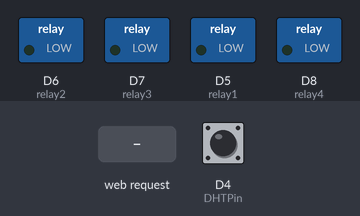
A sketch run on a simulated ESP8266 (NodeMCU). Shown: switched loads named in the sketch (green lamp = pin HIGH). The test bench sets the inputs (shaded band); at power-on: D4 (DHTPin) HIGH. WiFi joins after 1.5 s; servers stay silent unless stated; what the sketch prints to the serial monitor is not drawn.

Above: at 3.0 s.
3.1 s: HTTP request GET /relay1=OFF received
At 3.4 s:
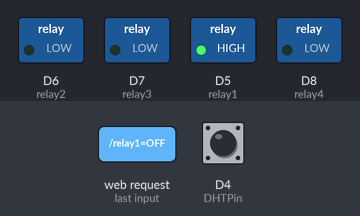
4.6 s: HTTP request GET /relay2=OFF received
At 5.7 s:
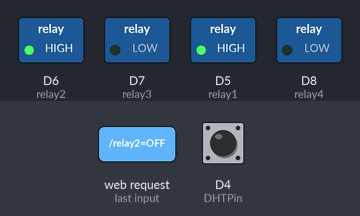
6.1 s: HTTP request GET /relay1=ON received
At 6.9 s:
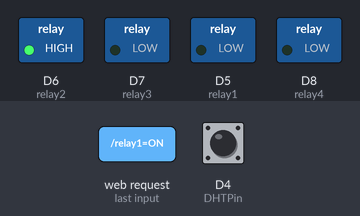
7.6 s: HTTP request GET /relay3=OFF received
At 8.0 s:
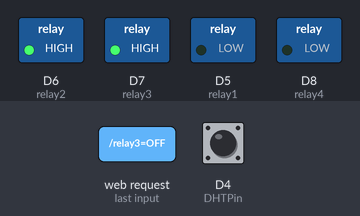
9.1 s: HTTP request GET /relay2=ON received
At 10.3 s:
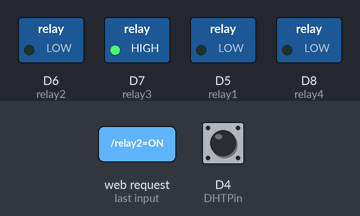
10.6 s: HTTP request GET /relay4=OFF received
At 11.5 s:
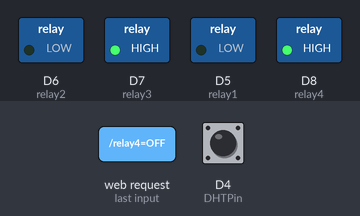
Timing chart, 0 to 13.1 s (numbered marks = the images above; inputs shaded):
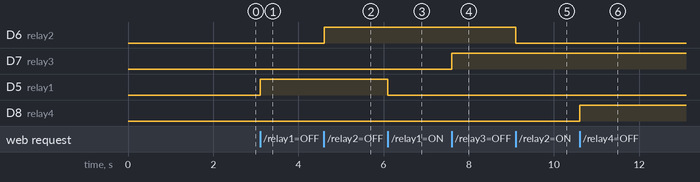

Measured:
- after the input at 3.1 s, D5 (relay1): LOW → HIGH at once
- after the input at 4.6 s, D6 (relay2): LOW → HIGH at once
- after the input at 6.1 s, D5 (relay1): HIGH → LOW at once
- after the input at 7.6 s, D7 (relay3): LOW → HIGH at once
- after the input at 9.1 s, D6 (relay2): HIGH → LOW at once
- after the input at 10.6 s, D8 (relay4): LOW → HIGH at once

The sketch:

test_relay_dht_via_web.ino
```cpp
#include <ESP8266WiFi.h> //library ESP8266wifi yang telah diimportkan
#include "DHT.h" //memasukan library dht11
//mendefinisikan sensor yang dipakai (DHT11, DHT21, dan DHT22)
#define DHTTYPE DHT11   //tipe yang dipilih DHT 11

#define ON LOW
#define OFF HIGH

const char* ssid = "Liza H";
const char* password = "nairazio";

int relay1 = D5; //D1 on ESP Board
int relay2 = D6; //D2 on ESP Board
int relay3 = D7; //D3 on ESP Board
int relay4 = D8;  //D4 on ESP Board

int value1 = OFF, value2 = OFF, value3 = OFF, value4 = OFF;

const int DHTPin = D4;
//inisialisasi library DHTpin
DHT dht(DHTPin, DHTTYPE);

//menggunakan port 80 untuk http
WiFiServer server(80);

void setup(){
//menggunakan baud komunikasi serial pada 115200
  Serial.begin(115200);
  delay(20);
  dht.begin();

  pinMode(relay1,OUTPUT);pinMode(relay2,OUTPUT);
  pinMode(relay3,OUTPUT);pinMode(relay4,OUTPUT);

  digitalWrite(relay1, ON);digitalWrite(relay2, ON);
  digitalWrite(relay3, ON);digitalWrite(relay4, ON);

  Serial.println();Serial.println(); //pemberian spasi
  Serial.print("Terhubung dengan Wifi.... ");
 // Koneksi dengan Wifi
  Serial.println(ssid);

  //prosedur pengkoneksian wifi
  WiFi.begin(ssid, password);

 //pengecekan status wifi
  while (WiFi.status() != WL_CONNECTED) //pengecekan kondisi koneksi wifi
  {
    delay(600);
    Serial.print(".");
  }
  Serial.println("");
  Serial.println("Sudah terkoneksi dengan wifi");

  server.begin(); //prosedur memulai akses server
  Serial.println("Pemulaian Akses Server");

  //menuliskan alamat ip
  Serial.print("Alamat ip yang digunakan untuk pengaksesan: ");
  //contoh format ip address : http://192.168.1.1/
  Serial.print("http://");Serial.print (WiFi.localIP());Serial.println("/");

}

void loop() {
  WiFiClient client = server.available(); //cek kondisi jika terhubung dengan client
  if (!client) {
    return;
  }

  //menunggu client, data dikirim
  Serial.println("client baru");
  //jika client tidak available
  while(!client.available()) {delay(5);}
  String request = client.readStringUntil('\r');
  Serial.print(request);client.flush();

  //penulisan data pada browser dengan alamat diatas
  client.println("HTTP/1.1 200 OK");client.println("Content-Type: text/html");
  client.println("");

  client.println("<!DOCTYPE HTML>");client.println("<html>");
  client.println("<fieldset>");client.println("<font color = blue>");
  client.print("Kendali relay via Wifi");
  client.println("</font>");client.println("</fieldset>");
  client.println("<br><br>");

  client.print("relay 1 is now: ");
  // Control relay 1
  if(request.indexOf("/relay1=ON")!= -1)
  {
    digitalWrite(relay1, ON);
    value1 = ON;
    }

  if(request.indexOf("/relay1=OFF")!= -1)
  {
    digitalWrite(relay1, OFF);
    value1 = OFF;
    }

  if(value1==ON)
  {
    client.print("ON");
  }
  if(value1==OFF)
  {
    client.print("OFF");
    }

  client.println("<br><br>");
  client.println("<a href=\"/relay1=ON\"\"><button>relay1 ON </button></a>");
  client.println("<a href=\"/relay1=OFF\"\"><button>relay1 OFF </button></a><br />");
  client.println("</html>");

 client.println("<br><br>");
 client.print("relay 2 is now: ");
  // Control relay 2
  if (request.indexOf("/relay2=ON") != -1)  {
    digitalWrite(relay2, ON);
    value2 = ON;
    }
  if (request.indexOf("/relay2=OFF") != -1)  {
    digitalWrite(relay2, OFF);
    value2 = OFF;
    }
    if(value2==ON){client.print("ON");}
     if(value2==OFF){client.print("OFF");}

  client.println("<br><br>");
  client.println("<a href=\"/relay2=ON\"\"><button>relay2 ON </button></a>");
  client.println("<a href=\"/relay2=OFF\"\"><button>relay2 OFF </button></a><br />");
  client.println("</html>");

  client.println("<br><br>");
  client.print("relay 3 is now: ");
  // Control relay 3
  if (request.indexOf("/relay3=ON") != -1)  {
    digitalWrite(relay3, ON);
    value3 = ON;
    }
  if (request.indexOf("/relay3=OFF") != -1)  {
    digitalWrite(relay3, OFF);
    value3 = OFF;
    }
    if(value3==ON){client.print("ON");}
     if(value3==OFF){client.print("OFF");}

  client.println("<br><br>");
  client.println("<a href=\"/relay3=ON\"\"><button>relay3 ON </button></a>");
  client.println("<a href=\"/relay3=OFF\"\"><button>relay3 OFF </button></a><br />");
  client.println("</html>");

  client.println("<br><br>");
  client.print("relay 4 is now: ");
  // Control relay 4
  if (request.indexOf("/relay4=ON") != -1)  {
    digitalWrite(relay4, ON);
    value4 = ON;
    }
  if (request.indexOf("/relay4=OFF") != -1)  {
    digitalWrite(relay4, OFF);
    value4 = OFF;
    }
    if(value4==ON){client.print("ON");}
     if(value4==OFF){client.print("OFF");}

  client.println("<br><br>");
  client.println("<a href=\"/relay4=ON\"\"><button>relay4 ON </button></a>");
  client.println("<a href=\"/relay4=OFF\"\"><button>relay4 OFF </button></a><br />");
  client.println("</html>");

  if (client) {

    boolean blank_line = true;
    while (client.connected()) {
      if (client.available()) {
        char c = client.read();

        if (c == '\n' && blank_line) {
            // Pembacaan sensor juga bisa sampai 2 detik 'lama' (sensornya sangat lambat)
            float h = dht.readHumidity();
            // Baca suhu sebagai Celsius (default)
            float t = dht.readTemperature();
            // Baca suhu sebagai Fahrenheit (apakah Fahrenheit = benar)
            float f = dht.readTemperature(true);
            // Periksa apakah ada yang membaca gagal dan keluar lebih awal (coba lagi)
            if (isnan(h) || isnan(t) || isnan(f)) {
              Serial.println("Failed to read from DHT sensor!");
            }
            else{
              Serial.print("Kelembaban : ");
              Serial.print(h);
              Serial.println("%");

              Serial.print("Suhu : ");
              Serial.print(t);
              Serial.print(" *C ");
              Serial.println(f);
            }

            // Halaman web Anda yang sebenarnya menampilkan suhu dan kelembaban
            client.println("<!DOCTYPE HTML>");
            client.println("<html>");
            client.println("<head></head><body><h1>NodeMCU ESP8266 - Suhu dan Kelembaban Sensor DHT11</h1><h3>Suhu dalam Celcius: ");
            client.println(t);//celsiusTemp
            client.println("*C</h3><h3>Suhu ke dalam Fahrenheit: ");
            client.println(f);//fahrenheitTemp
            client.println("*F</h3><h3>Kelembaban: ");
            client.println(h);
            client.println("%</h3><h3>");
            client.println("</body></html>");
            break;
        }
        if (c == '\n') {
          // Saat mulai membaca baris baru
          blank_line = true;
        }
        else if (c != '\r') {
          // Ketika menemukan karakter pada baris saat ini
          blank_line = false;
        }
      }
    }
  }

  delay(1);
  Serial.println("Client disonnected");
  Serial.println("");
}
```
